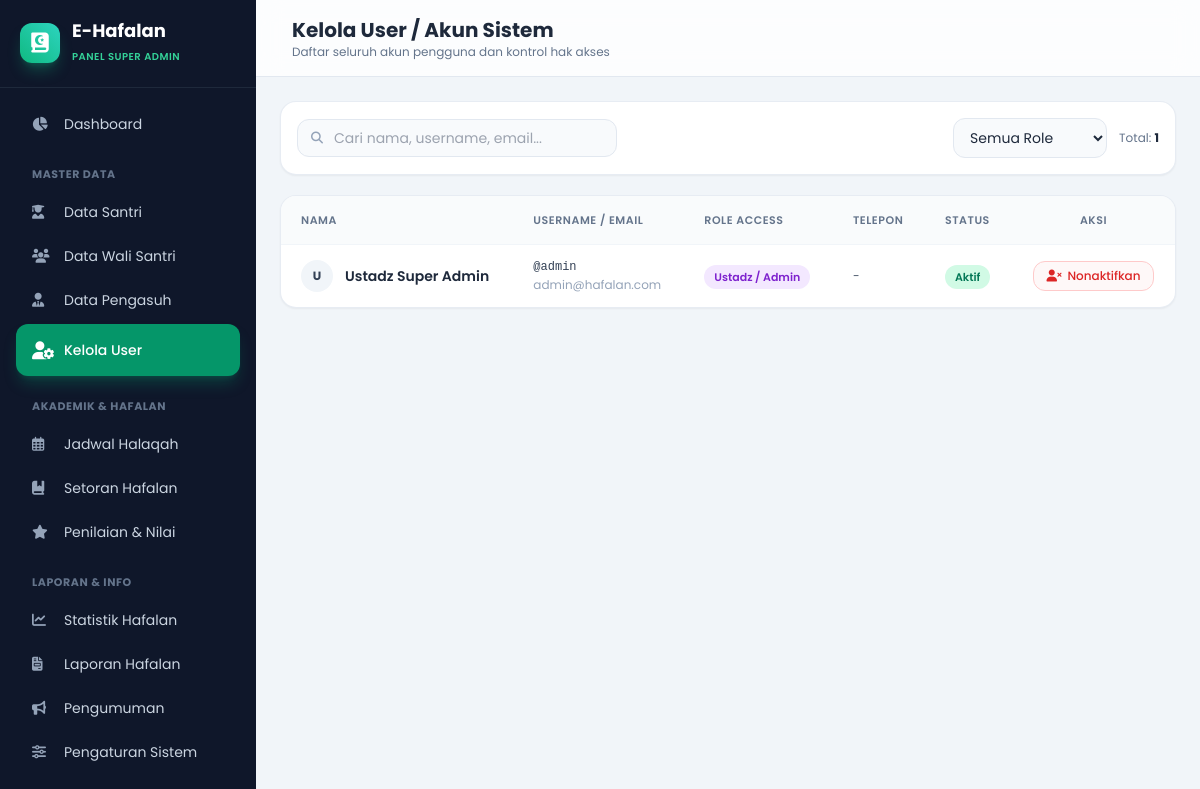
Page /dasboard/ustad/users.php (signed in) on the committed database.
### tables this page shows
CREATE TABLE `users` (
  `id` INT AUTO_INCREMENT PRIMARY KEY,
  `nama` VARCHAR(100) NOT NULL,
  `username` VARCHAR(50) NOT NULL UNIQUE,
  `email` VARCHAR(100) NOT NULL UNIQUE,
  `password` VARCHAR(255) NOT NULL,
  `role` ENUM('ustad', 'pengasuh', 'santri', 'wali') NOT NULL,
  `foto` VARCHAR(255) DEFAULT 'default.png',
  `telepon` VARCHAR(20) DEFAULT NULL,
  `status` ENUM('aktif', 'nonaktif') DEFAULT 'aktif',
  `created_at` TIMESTAMP DEFAULT CURRENT_TIMESTAMP,
  `updated_at` TIMESTAMP DEFAULT CURRENT_TIMESTAMP ON UPDATE CURRENT_TIMESTAMP
);

### dasboard/ustad/users.php (the view, shortened to what this page needs)
<?php
require_once '../../config/koneksi.php';
$query = "SELECT * FROM users ORDER BY id DESC";
$result = mysqli_query($koneksi, $query);
?>
<!DOCTYPE html>
<html lang="id">
<head>
    <script src="https://cdn.tailwindcss.com"></script>
    <link rel="stylesheet" href="https://cdnjs.cloudflare.com/ajax/libs/font-awesome/6.4.0/css/all.min.css">
</head>
<body class="bg-slate-100 min-h-screen text-slate-800 flex flex-col md:flex-row pb-20 md:pb-0"
      x-data="{ mobileMenuOpen: false, search: '', roleFilter: '' }">
    <aside :class="mobileMenuOpen ? 'translate-x-0' : '-translate-x-full md:translate-x-0'"
           class="w-64 bg-slate-900 text-slate-300 flex flex-col h-screen fixed md:sticky top-0 z-50 transition-transform duration-300 ease-in-out shadow-2xl md:shadow-none">
        <div class="p-5 border-b border-slate-800 flex items-center justify-between">
            <div class="flex items-center space-x-3">
                <div class="w-10 h-10 rounded-xl bg-gradient-to-tr from-emerald-500 to-teal-400 flex items-center justify-center text-white text-xl font-bold shadow-lg shadow-emerald-500/30 transform hover:rotate-6 transition-transform">
                    <i class="fa-solid fa-quran"></i>
                </div>
                <div>
                    <h1 class="font-bold text-white text-lg leading-tight">E-Hafalan</h1>
                    <span class="text-[10px] text-emerald-400 font-semibold tracking-wider uppercase">Panel Super Admin</span>
                </div>
            </div>
        </div>
        <nav class="flex-1 p-4 space-y-1 overflow-y-auto text-sm no-scrollbar">
            <a href="dasboard.php" class="flex items-center space-x-3 px-4 py-2.5 rounded-xl hover:bg-slate-800 hover:text-white transition-all duration-200 group">
                <i class="fa-solid fa-chart-pie text-slate-400 group-hover:text-emerald-400 w-5 transition-colors"></i>
                <span>Dashboard</span>
            </a>
            <div class="pt-4 pb-1 px-4 text-[11px] font-bold uppercase tracking-wider text-slate-500">Master Data</div>
            <a href="santri.php" class="flex items-center space-x-3 px-4 py-2.5 rounded-xl hover:bg-slate-800 hover:text-white transition-all duration-200 group">
                <i class="fa-solid fa-user-graduate text-slate-400 group-hover:text-emerald-400 w-5 transition-colors"></i>
                <span>Data Santri</span>
            </a>
            <a href="wali.php" class="flex items-center space-x-3 px-4 py-2.5 rounded-xl hover:bg-slate-800 hover:text-white transition-all duration-200 group">
                <i class="fa-solid fa-users text-slate-400 group-hover:text-emerald-400 w-5 transition-colors"></i>
                <span>Data Wali Santri</span>
            </a>
            <a href="pengasuh.php" class="flex items-center space-x-3 px-4 py-2.5 rounded-xl hover:bg-slate-800 hover:text-white transition-all duration-200 group">
                <i class="fa-solid fa-user-tie text-slate-400 group-hover:text-emerald-400 w-5 transition-colors"></i>
                <span>Data Pengasuh</span>
            </a>
            <a href="users.php" class="flex items-center space-x-3 px-4 py-3 rounded-xl bg-emerald-600 text-white font-medium shadow-lg shadow-emerald-600/30 hover:scale-[1.02] transition-all duration-200">
                <i class="fa-solid fa-user-gear text-lg w-5"></i>
                <span>Kelola User</span>
            </a>
            <div class="pt-4 pb-1 px-4 text-[11px] font-bold uppercase tracking-wider text-slate-500">Akademik & Hafalan</div>
            <a href="jadwal.php" class="flex items-center space-x-3 px-4 py-2.5 rounded-xl hover:bg-slate-800 hover:text-white transition-all duration-200 group">
                <i class="fa-regular fa-calendar-alt text-slate-400 group-hover:text-emerald-400 w-5 transition-colors"></i>
                <span>Jadwal Halaqah</span>
            </a>
            <a href="setoran.php" class="flex items-center space-x-3 px-4 py-2.5 rounded-xl hover:bg-slate-800 hover:text-white transition-all duration-200 group">
                <i class="fa-solid fa-book-bookmark text-slate-400 group-hover:text-emerald-400 w-5 transition-colors"></i>
                <span>Setoran Hafalan</span>
            </a>
            <a href="penilaian.php" class="flex items-center space-x-3 px-4 py-2.5 rounded-xl hover:bg-slate-800 hover:text-white transition-all duration-200 group">
                <i class="fa-solid fa-star text-slate-400 group-hover:text-emerald-400 w-5 transition-colors"></i>
                <span>Penilaian & Nilai</span>
            </a>
            <div class="pt-4 pb-1 px-4 text-[11px] font-bold uppercase tracking-wider text-slate-500">Laporan & Info</div>
            <a href="statistik.php" class="flex items-center space-x-3 px-4 py-2.5 rounded-xl hover:bg-slate-800 hover:text-white transition-all duration-200 group">
                <i class="fa-solid fa-chart-line text-slate-400 group-hover:text-emerald-400 w-5 transition-colors"></i>
                <span>Statistik Hafalan</span>
            </a>
            <a href="laporan.php" class="flex items-center space-x-3 px-4 py-2.5 rounded-xl hover:bg-slate-800 hover:text-white transition-all duration-200 group">
                <i class="fa-solid fa-file-invoice text-slate-400 group-hover:text-emerald-400 w-5 transition-colors"></i>
                <span>Laporan Hafalan</span>
            </a>
            <a href="pengumuman.php" class="flex items-center space-x-3 px-4 py-2.5 rounded-xl hover:bg-slate-800 hover:text-white transition-all duration-200 group">
                <i class="fa-solid fa-bullhorn text-slate-400 group-hover:text-emerald-400 w-5 transition-colors"></i>
                <span>Pengumuman</span>
            </a>
            <a href="setting.php" class="flex items-center space-x-3 px-4 py-2.5 rounded-xl hover:bg-slate-800 hover:text-white transition-all duration-200 group">
                <i class="fa-solid fa-sliders text-slate-400 group-hover:text-emerald-400 w-5 transition-colors"></i>
                <span>Pengaturan Sistem</span>
            </a>
        </nav>
    </aside>
    <main class="flex-1 flex flex-col min-w-0 overflow-x-hidden">
        <header class="bg-white/80 backdrop-blur-md border-b border-slate-200 px-4 sm:px-6 py-4 flex items-center justify-between sticky top-0 z-20">
            <div class="flex items-center space-x-3">
                <div>
                    <h2 class="text-lg sm:text-xl font-bold text-slate-800">Kelola User / Akun Sistem</h2>
                    <p class="text-xs text-slate-500 hidden sm:block">Daftar seluruh akun pengguna dan kontrol hak akses</p>
                </div>
            </div>
        </header>
        <div class="p-4 sm:p-6 space-y-5 animate-fade-in">
            <div class="bg-white p-4 rounded-2xl border border-slate-200/80 shadow-sm flex flex-col sm:flex-row gap-3 justify-between items-center">
                <div class="relative w-full sm:w-80">
                    <i class="fa-solid fa-magnifying-glass absolute left-3.5 top-1/2 -translate-y-1/2 text-slate-400 text-xs"></i>
                    <input type="text"
                           x-model="search"
                           placeholder="Cari nama, username, email..."
                           class="w-full pl-9 pr-4 py-2 bg-slate-50 border border-slate-200 rounded-xl text-xs sm:text-sm focus:outline-none focus:ring-2 focus:ring-emerald-500/20 focus:border-emerald-500 transition-all">
                </div>
                <div class="flex items-center justify-between sm:justify-end gap-3 w-full sm:w-auto">
                    <select x-model="roleFilter" class="bg-slate-50 border border-slate-200 rounded-xl px-3 py-2 text-xs sm:text-sm focus:outline-none focus:ring-2 focus:ring-emerald-500/20 focus:border-emerald-500">
                        <option value="">Semua Role</option>
                    </select>
                    <div class="text-xs text-slate-500 whitespace-nowrap">
                        Total: <span class="font-bold text-slate-800"><?php echo mysqli_num_rows($result); ?></span>
                    </div>
                </div>
            </div>
            <div class="bg-white rounded-2xl border border-slate-200/80 shadow-sm overflow-hidden">
                <div class="overflow-x-auto">
                    <table class="w-full text-left border-collapse text-xs sm:text-sm">
                        <thead>
                            <tr class="bg-slate-50/80 text-slate-500 text-[11px] uppercase tracking-wider border-b border-slate-100">
                                <th class="py-3.5 px-4 sm:px-5 font-semibold">Nama</th>
                                <th class="py-3.5 px-4 sm:px-5 font-semibold">Username / Email</th>
                                <th class="py-3.5 px-4 sm:px-5 font-semibold">Role Access</th>
                                <th class="py-3.5 px-4 sm:px-5 font-semibold">Telepon</th>
                                <th class="py-3.5 px-4 sm:px-5 font-semibold">Status</th>
                                <th class="py-3.5 px-4 sm:px-5 font-semibold text-center">Aksi</th>
                            </tr>
                        </thead>
                        <tbody class="divide-y divide-slate-100 text-slate-700">
                            <?php if (mysqli_num_rows($result) > 0): ?>
                                <?php while ($row = mysqli_fetch_assoc($result)):
                                    $searchableText = strtolower($row['nama'] . ' ' . $row['username'] . ' ' . $row['email'] . ' ' . ($row['telepon'] ?? ''));
                                    $userRole = strtolower($row['role']);
                                ?>
                                    <tr class="hover:bg-slate-50/80 transition-colors"
                                        x-show="'<?php echo addslashes($searchableText); ?>'.includes(search.toLowerCase()) && (roleFilter === '' || roleFilter === '<?php echo $userRole; ?>')">
                                        <td class="py-3.5 px-4 sm:px-5 font-semibold text-slate-800 whitespace-nowrap">
                                            <div class="flex items-center space-x-3">
                                                <div class="w-8 h-8 rounded-full bg-slate-100 text-slate-700 font-bold flex items-center justify-center text-xs flex-shrink-0">
                                                    <?php echo strtoupper(substr($row['nama'], 0, 1)); ?>
                                                </div>
                                                <span><?php echo htmlspecialchars($row['nama']); ?></span>
                                            </div>
                                        </td>
                                        <td class="py-3.5 px-4 sm:px-5 whitespace-nowrap text-xs">
                                            <span class="font-mono text-slate-700 font-medium block">@<?php echo htmlspecialchars($row['username']); ?></span>
                                            <span class="text-slate-400 block mt-0.5"><?php echo htmlspecialchars($row['email']); ?></span>
                                        </td>
                                        <td class="py-3.5 px-4 sm:px-5 whitespace-nowrap">
                                            <?php if ($row['role'] == 'ustad'): ?>
                                                <span class="px-2.5 py-1 rounded-full text-[11px] font-semibold bg-purple-100 text-purple-700">Ustadz / Admin</span>
                                            <?php elseif ($row['role'] == 'pengasuh'): ?>
                                                <span class="px-2.5 py-1 rounded-full text-[11px] font-semibold bg-amber-100 text-amber-700">Pengasuh</span>
                                            <?php elseif ($row['role'] == 'wali'): ?>
                                                <span class="px-2.5 py-1 rounded-full text-[11px] font-semibold bg-blue-100 text-blue-700">Wali Santri</span>
                                            <?php else: ?>
                                                <span class="px-2.5 py-1 rounded-full text-[11px] font-semibold bg-emerald-100 text-emerald-700">Santri</span>
                                            <?php endif; ?>
                                        </td>
                                        <td class="py-3.5 px-4 sm:px-5 whitespace-nowrap text-xs text-slate-600">
                                            <?php echo htmlspecialchars($row['telepon'] ?? '-'); ?>
                                        </td>
                                        <td class="py-3.5 px-4 sm:px-5 whitespace-nowrap">
                                            <span class="px-2.5 py-1 rounded-full text-[11px] font-semibold <?php echo $row['status'] == 'aktif' ? 'bg-emerald-100 text-emerald-700' : 'bg-red-100 text-red-700'; ?>">
                                                <?php echo ucfirst($row['status']); ?>
                                            </span>
                                        </td>
                                        <td class="py-3.5 px-4 sm:px-5 text-center whitespace-nowrap">
                                            <a href="users.php?action=toggle_status&id=<?php echo $row['id']; ?>"
                                               onclick="return confirm('Apakah Anda yakin ingin mengubah status akun pengguna ini?');"
                                               class="inline-flex items-center space-x-1.5 px-3 py-1.5 rounded-xl text-xs font-medium border transition-all active:scale-95 <?php echo $row['status'] == 'aktif' ? 'border-red-200 bg-red-50/50 text-red-600 hover:bg-red-100' : 'border-emerald-200 bg-emerald-50/50 text-emerald-600 hover:bg-emerald-100'; ?>">
                                                <i class="fa-solid <?php echo $row['status'] == 'aktif' ? 'fa-user-xmark' : 'fa-user-check'; ?>"></i>
                                                <span><?php echo $row['status'] == 'aktif' ? 'Nonaktifkan' : 'Aktifkan'; ?></span>
                                            </a>
                                        </td>
                                    </tr>
                                <?php endwhile; ?>
                            <?php endif; ?>
                        </tbody>
                    </table>
                </div>
            </div>
        </div>
    </main>
</body>
</html>

### dasboard/ustad/users.php (style rules this page uses)
body { font-family: 'Poppins', sans-serif; }
.animate-fade-in { animation: fadeIn 0.35s cubic-bezier(0.16, 1, 0.3, 1) forwards; }
.no-scrollbar { -ms-overflow-style: none; scrollbar-width: none; }

### rows in the picture
users: nama "U", nama "Ustadz Super Admin", username "admin", email "admin@hafalan.com", role "Ustadz / Admin", telepon "-", status "Aktif", shows "Nonaktifkan"

### other values in the picture
mysqli_num_rows($result) "1"
